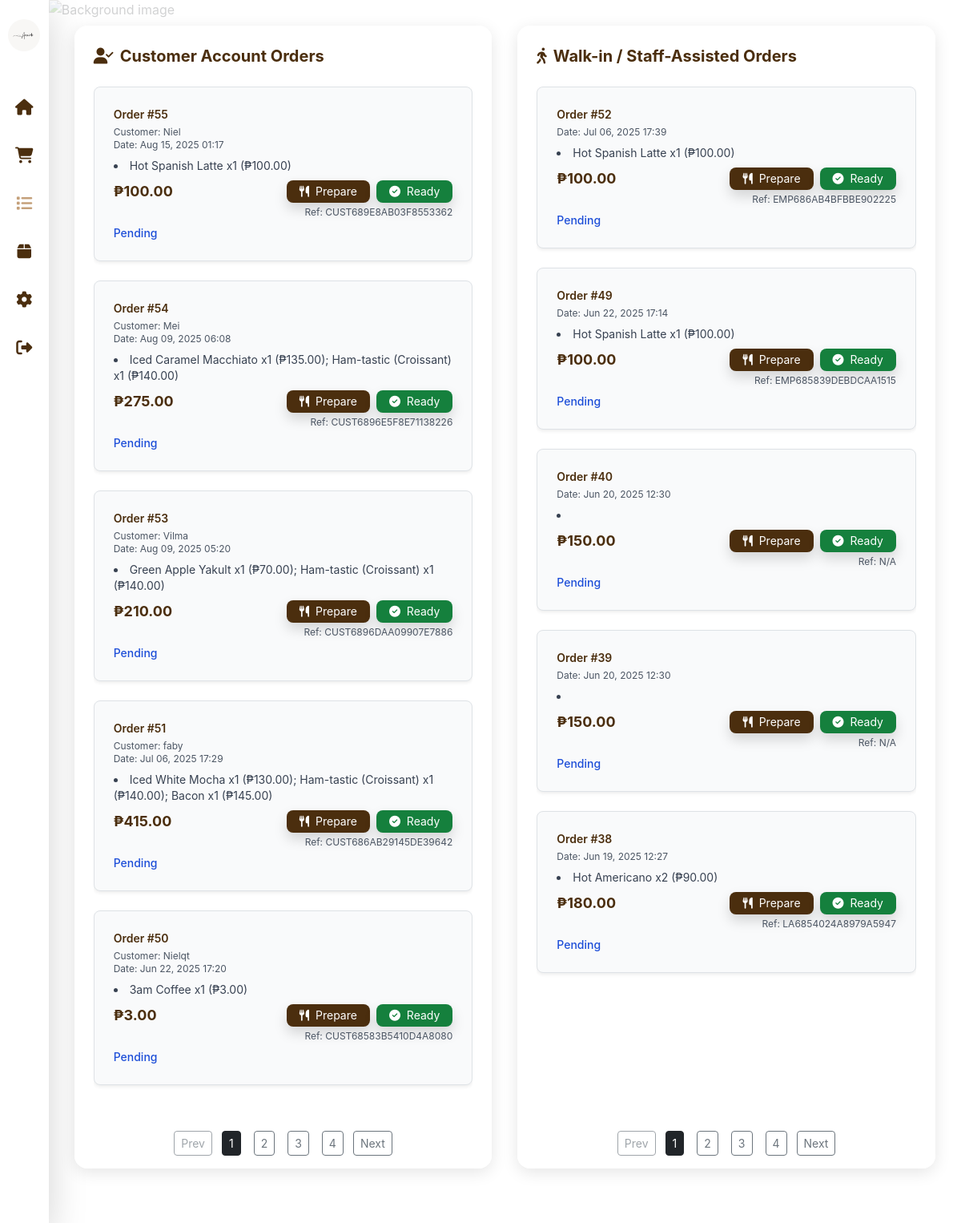
The app's page /all/tranlist.php (signed in) with its own data.
### tables this page shows
CREATE TABLE `orders` (
  `OrderID` int(11) NOT NULL,
  `OrderDate` timestamp NOT NULL DEFAULT current_timestamp(),
  `TotalAmount` decimal(10,2) NOT NULL,
  `OrderSID` int(11) NOT NULL
);

CREATE TABLE `customer` (
  `CustomerID` int(11) NOT NULL,
  `CustomerFN` varchar(50) NOT NULL,
  `CustomerLN` varchar(50) NOT NULL,
  `C_Username` varchar(50) NOT NULL,
  `C_Password` varchar(255) NOT NULL,
  `C_PhoneNumber` varchar(20) NOT NULL,
  `C_Email` varchar(100) NOT NULL
);

### classes/database.php (called while the page is built, shortened)
<?php
class database {
    function opencon() {
        return new PDO('mysql:host=localhost;dbname=amaihatest', 'root', '');
    }
    function getOrdersForOwnerOrEmployee($loggedInID, $userType) {
        $con = $this->opencon();
        $sql = "
            SELECT
                o.OrderID, o.OrderDate, o.TotalAmount, os.UserTypeID, c.C_Username AS CustomerUsername,
                e.EmployeeFN AS EmployeeFirstName, e.EmployeeLN AS EmployeeLastName,
                ow.OwnerFN AS OwnerFirstName, ow.OwnerLN AS OwnerLastName,
                p.PaymentMethod, p.ReferenceNo,
                GROUP_CONCAT(CONCAT(prod.ProductName, ' x', od.Quantity, ' (₱', FORMAT(pp.UnitPrice, 2), ')') ORDER BY od.OrderDetailID SEPARATOR '; ') AS OrderItems
            FROM orders o
            JOIN ordersection os ON o.OrderSID = os.OrderSID
            LEFT JOIN customer c ON os.CustomerID = c.CustomerID
            LEFT JOIN employee e ON os.EmployeeID = e.EmployeeID
            LEFT JOIN owner ow ON os.OwnerID = ow.OwnerID
            LEFT JOIN payment p ON o.OrderID = p.OrderID
            LEFT JOIN orderdetails od ON o.OrderID = od.OrderID
            LEFT JOIN product prod ON od.ProductID = prod.ProductID
            LEFT JOIN productprices pp ON od.PriceID = pp.PriceID
            GROUP BY o.OrderID
            ORDER BY o.OrderDate DESC
        ";
        $stmt = $con->prepare($sql);
        $stmt->execute();
        return $stmt->fetchAll(PDO::FETCH_ASSOC);
    }
}

### all/tranlist.php (the view, shortened to what this page needs)
<?php
$loggedInUserType = null;
$loggedInID = null;
if (isset($_SESSION['OwnerID'])) {
    $loggedInUserType = 'owner';
    $loggedInID = $_SESSION['OwnerID'];
} elseif (isset($_SESSION['EmployeeID'])) {
    $loggedInUserType = 'employee';
    $loggedInID = $_SESSION['EmployeeID'];
} else {
    header('Location: login.php');
    exit();
}
require_once('../classes/database.php');
$con = new database();
$allOrders = $con->getOrdersForOwnerOrEmployee($loggedInID, $loggedInUserType);
$customerAccountOrders = [];
$walkinStaffOrders = [];
foreach ($allOrders as $transaction) {
    if ($transaction['UserTypeID'] == 3 && !empty($transaction['CustomerUsername'])) {
        $customerAccountOrders[] = $transaction;
    } else {
        $walkinStaffOrders[] = $transaction;
    }
}
?>
<!DOCTYPE html>
<html lang="en">
<head>
  <script src="https://cdn.tailwindcss.com"></script>
  <link href="https://cdnjs.cloudflare.com/ajax/libs/font-awesome/6.5.0/css/all.min.css" rel="stylesheet"/>
  <link href="https://cdn.jsdelivr.net/npm/bootstrap@5.3.3/dist/css/bootstrap.min.css" rel="stylesheet">
</head>
<body class="min-h-screen flex">
<?php if ($loggedInUserType == 'owner'): ?>
<aside class="bg-white bg-opacity-90 backdrop-blur-sm w-16 flex flex-col items-center py-6 space-y-8 shadow-lg">
    <img src="../images/logo.png" alt="Logo" class="w-10 h-10 rounded-full mb-4" />
    <?php $current = basename($_SERVER['PHP_SELF']); ?>
    <button title="Dashboard" onclick="window.location.href='../Owner/dashboard.php'"><i class="fas fa-chart-line text-xl <?= $current == 'dashboard.php' ? 'text-[#C4A07A]' : 'text-[#4B2E0E]' ?>"></i></button>
    <button title="Home" onclick="window.location.href='../Owner/mainpage.php'"><i class="fas fa-home text-xl <?= $current == 'mainpage.php' ? 'text-[#C4A07A]' : 'text-[#4B2E0E]' ?>"></i></button>
    <button title="Orders" onclick="window.location.href='../Owner/page.php'"><i class="fas fa-shopping-cart text-xl <?= $current == 'page.php' ? 'text-[#C4A07A]' : 'text-[#4B2E0E]' ?>"></i></button>
    <button title="Order List" onclick="window.location.href='../all/tranlist.php'"><i class="fas fa-list text-xl <?= $current == 'tranlist.php' ? 'text-[#C4A07A]' : 'text-[#4B2E0E]' ?>"></i></button>
    <button title="Inventory" onclick="window.location.href='../Owner/product.php'"><i class="fas fa-box text-xl <?= $current == 'product.php' ? 'text-[#C4A07A]' : 'text-[#4B2E0E]' ?>"></i></button>
    <button title="Users" onclick="window.location.href='../Owner/user.php'"><i class="fas fa-users text-xl <?= $current == 'user.php' ? 'text-[#C4A07A]' : 'text-[#4B2E0E]' ?>"></i></button>
    <button title="Settings" onclick="window.location.href='../all/setting.php'"><i class="fas fa-cog text-xl <?= $current == 'setting.php' ? 'text-[#C4A07A]' : 'text-[#4B2E0E]' ?>"></i></button>
    <button id="logout-btn" title="Logout"><i class="fas fa-sign-out-alt text-xl text-[#4B2E0E]"></i></button>
</aside>
<?php elseif ($loggedInUserType == 'employee'): ?>
<aside class="bg-white bg-opacity-90 backdrop-blur-sm w-16 flex flex-col items-center py-6 space-y-8 shadow-lg">
  <img src="../images/logo.png" alt="Logo" class="w-10 h-10 rounded-full mb-4" />
  <?php $current = basename($_SERVER['PHP_SELF']); ?>
  <button title="Home" onclick="window.location.href='../Employee/employesmain.php'"><i class="fas fa-home text-xl <?= $current == 'employesmain.php' ? 'text-[#C4A07A]' : 'text-[#4B2E0E]' ?>"></i></button>
  <button title="Cart" onclick="window.location.href='../Employee/employeepage.php'"><i class="fas fa-shopping-cart text-xl <?= $current == 'employeepage.php' ? 'text-[#C4A07A]' : 'text-[#4B2E0E]' ?>"></i></button>
  <button title="Transaction Records" onclick="window.location.href='../all/tranlist.php'"><i class="fas fa-list text-xl <?= $current == 'tranlist.php' ? 'text-[#C4A07A]' : 'text-[#4B2E0E]' ?>"></i></button>
  <button title="Box" onclick="window.location.href='../Employee/productemployee.php'"><i class="fas fa-box text-xl <?= $current == 'productemployee.php' ? 'text-[#C4A07A]' : 'text-[#4B2E0E]' ?>"></i></button>
  <button title="Settings" onclick="window.location.href='../all/setting.php'"><i class="fas fa-cog text-xl <?= $current == 'setting.php' ? 'text-[#C4A07A]' : 'text-[#4B2E0E]' ?>"></i></button>
  <button id="logout-btn" title="Logout"><i class="fas fa-sign-out-alt text-xl text-[#4B2E0E]"></i></button>
</aside>
<?php endif; ?>
<div class="main-content">
  <img src="../images/Labg.png" alt="Background image" class="bg-image" />
  <div class="flex-wrapper relative z-10">
    <div class="order-section">
      <h1 class="text-xl font-bold text-[#4B2E0E] mb-4 flex items-center gap-2"><i class="fas fa-user-check"></i> Customer Account Orders</h1>
      <div id="customer-orders" class="order-list-wrapper">
        <?php foreach ($customerAccountOrders as $transaction): ?>
          <div class="border border-gray-200 rounded-lg p-4 bg-gray-50 shadow-sm mb-4">
            <p class="text-sm font-semibold text-[#4B2E0E] mb-1">Order #<?= htmlspecialchars($transaction['OrderID']) ?></p>
            <p class="text-xs text-gray-600 mb-2">Customer: <?= htmlspecialchars($transaction['CustomerUsername']) ?><br>Date: <?= htmlspecialchars(date('M d, Y H:i', strtotime($transaction['OrderDate']))) ?></p>
            <ul class="text-sm text-gray-700 list-disc list-inside mb-2"><li><?= nl2br(htmlspecialchars($transaction['OrderItems'])) ?></li></ul>
            <div class="flex justify-between items-center mt-2">
              <span class="font-bold text-lg text-[#4B2E0E]">₱<?= number_format($transaction['TotalAmount'], 2) ?></span>
              <div class="flex gap-2">
                <button class="bg-[#4B2E0E] hover:bg-[#3a240c] text-white px-3 py-1 rounded-lg text-sm shadow transition duration-150" data-id="<?= $transaction['OrderID'] ?>" data-status="Preparing Order"><i class="fas fa-utensils mr-1"></i> Prepare</button>
                <button class="bg-green-700 hover:bg-green-800 text-white px-3 py-1 rounded-lg text-sm shadow transition duration-150" data-id="<?= $transaction['OrderID'] ?>" data-status="Order Ready"><i class="fas fa-check-circle mr-1"></i> Ready</button>
              </div>
            </div>
            <div class="text-right text-xs text-gray-600 mt-1">Ref: <?= htmlspecialchars($transaction['ReferenceNo'] ?? 'N/A') ?></div>
            <div class="text-sm mt-2 text-gray-800 font-medium" id="status-<?= $transaction['OrderID'] ?>"><span class="text-blue-700">Pending</span></div>
          </div>
        <?php endforeach; ?>
      </div>
      <div id="customer-pagination" class="pagination-bar d-flex justify-content-center flex-wrap gap-2"></div>
    </div>
    <div class="order-section">
      <h1 class="text-xl font-bold text-[#4B2E0E] mb-4 flex items-center gap-2"><i class="fas fa-walking"></i> Walk-in / Staff-Assisted Orders</h1>
      <div id="walkin-orders" class="order-list-wrapper">
        <?php foreach ($walkinStaffOrders as $transaction): ?>
          <div class="border border-gray-200 rounded-lg p-4 bg-gray-50 shadow-sm mb-4">
            <p class="text-sm font-semibold text-[#4B2E0E] mb-1">Order #<?= htmlspecialchars($transaction['OrderID']) ?></p>
            <p class="text-xs text-gray-600 mb-2">Date: <?= htmlspecialchars(date('M d, Y H:i', strtotime($transaction['OrderDate']))) ?></p>
            <ul class="text-sm text-gray-700 list-disc list-inside mb-2"><li><?= nl2br(htmlspecialchars($transaction['OrderItems'])) ?></li></ul>
            <div class="flex justify-between items-center mt-2">
              <span class="font-bold text-lg text-[#4B2E0E]">₱<?= number_format($transaction['TotalAmount'], 2) ?></span>
              <div class="flex gap-2">
                <button class="bg-[#4B2E0E] hover:bg-[#3a240c] text-white px-3 py-1 rounded-lg text-sm shadow transition duration-150" data-id="<?= $transaction['OrderID']; ?>" data-status="Preparing Order"><i class="fas fa-utensils mr-1"></i> Prepare</button>
                <button class="bg-green-700 hover:bg-green-800 text-white px-3 py-1 rounded-lg text-sm shadow transition duration-150" data-id="<?= $transaction['OrderID']; ?>" data-status="Order Ready"><i class="fas fa-check-circle mr-1"></i> Ready</button>
              </div>
            </div>
            <div class="text-right text-xs text-gray-600 mt-1">Ref: <?= htmlspecialchars($transaction['ReferenceNo'] ?? 'N/A') ?></div>
            <div class="text-sm mt-2 text-gray-800 font-medium" id="status-<?= $transaction['OrderID'] ?>"><span class="text-blue-700">Pending</span></div>
          </div>
        <?php endforeach; ?>
      </div>
      <div id="walkin-pagination" class="pagination-bar d-flex justify-content-center flex-wrap gap-2"></div>
    </div>
  </div>
</div>
</body>
</html>

### all/tranlist.php (style rules this page uses)
body { font-family: 'Inter', sans-serif; background: url('../images/LAbg.png') no-repeat center center/cover; }
.main-content { flex-grow: 1; padding: 1rem 1rem 0 1rem; position: relative; display: flex; flex-direction: column; align-items: stretch; justify-content: flex-start; width: 100%; }
.main-content .bg-image { position: absolute; inset: 0; width: 100%; height: 100%; object-fit: cover; opacity: 0.2; z-index: -10; }
.flex-wrapper { flex-grow: 1; display: grid; grid-template-columns: repeat(auto-fit, minmax(400px, 1fr)); gap: 2rem; padding: 1rem 1rem 0 1rem; }
.order-section { position: relative; display: flex; flex-direction: column; background: rgba(255, 255, 255, 0.9); backdrop-filter: blur(8px); border-radius: 1rem; padding: 1.5rem; box-shadow: 0 5px 20px rgba(0, 0, 0, 0.1); height: calc(100vh - 100px); overflow: hidden; }
.order-list-wrapper { overflow-y: auto; flex-grow: 1; margin-bottom: 3.5rem; }
.pagination-bar { position: absolute; bottom: 1rem; left: 0; right: 0; }

### records on screen
orders: OrderID "55", customer.C_Username "Niel", OrderDate "Aug 15, 2025 01:17", OrderItems "Hot Spanish Latte x1 (₱100.00)", TotalAmount "100.00", ReferenceNo "CUST689E8AB03F8553362"
orders: OrderID "54", customer.C_Username "Mei", OrderDate "Aug 09, 2025 06:08", OrderItems "Iced Caramel Macchiato x1 (₱135.00); Ham-tastic (Croissant) x1 (₱140.00)", TotalAmount "275.00", ReferenceNo "CUST6896E5F8E71138226"
orders: OrderID "53", customer.C_Username "Vilma", OrderDate "Aug 09, 2025 05:20", OrderItems "Green Apple Yakult x1 (₱70.00); Ham-tastic (Croissant) x1 (₱140.00)", TotalAmount "210.00", ReferenceNo "CUST6896DAA09907E7886"
orders: OrderID "51", customer.C_Username "faby", OrderDate "Jul 06, 2025 17:29", OrderItems "Iced White Mocha x1 (₱130.00); Ham-tastic (Croissant) x1 (₱140.00); Bacon x1 (₱145.00)", TotalAmount "415.00", ReferenceNo "CUST686AB29145DE39642"
orders: OrderID "50", customer.C_Username "Nielqt", OrderDate "Jun 22, 2025 17:20", OrderItems "3am Coffee x1 (₱3.00)", TotalAmount "3.00", ReferenceNo "CUST68583B5410D4A8080"
orders: OrderID "52", OrderDate "Jul 06, 2025 17:39", OrderItems "Hot Spanish Latte x1 (₱100.00)", TotalAmount "100.00", ReferenceNo "EMP686AB4BFBBE902225"
orders: OrderID "49", OrderDate "Jun 22, 2025 17:14", OrderItems "Hot Spanish Latte x1 (₱100.00)", TotalAmount "100.00", ReferenceNo "EMP685839DEBDCAA1515"
orders: OrderID "40", OrderDate "Jun 20, 2025 12:30", TotalAmount "150.00", ReferenceNo "N/A"
orders: OrderID "39", OrderDate "Jun 20, 2025 12:30", TotalAmount "150.00", ReferenceNo "N/A"
orders: OrderID "38", OrderDate "Jun 19, 2025 12:27", OrderItems "Hot Americano x2 (₱90.00)", TotalAmount "180.00", ReferenceNo "LA6854024A8979A5947"
